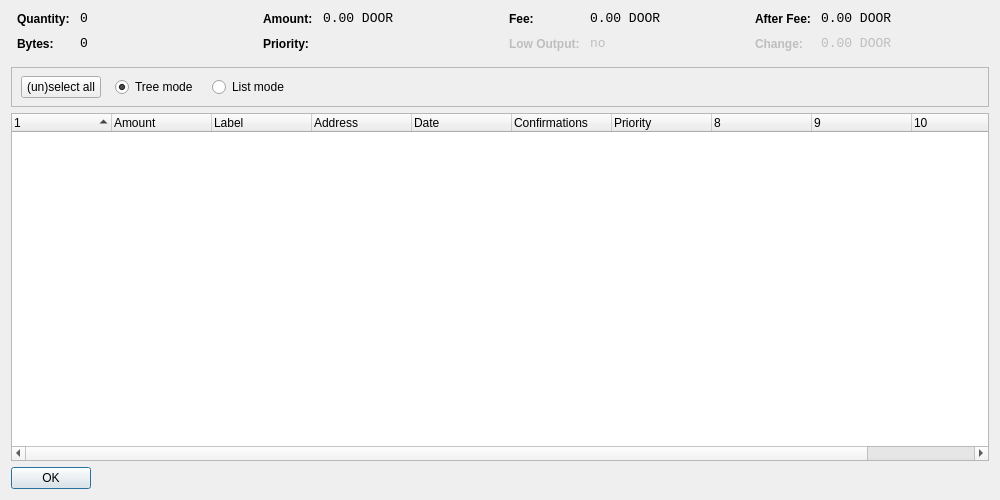
<?xml version="1.0" encoding="UTF-8"?>
<ui version="4.0">
 <class>CoinControlDialog</class>
 <widget class="QDialog" name="CoinControlDialog">
  <property name="geometry">
   <rect>
    <x>0</x>
    <y>0</y>
    <width>1000</width>
    <height>500</height>
   </rect>
  </property>
  <property name="windowTitle">
   <string>Coin Control</string>
  </property>
  <layout class="QVBoxLayout" name="verticalLayout">
   <item>
    <layout class="QHBoxLayout" name="horizontalLayoutTop" stretch="0,0,0,0">
     <property name="topMargin">
      <number>0</number>
     </property>
     <property name="bottomMargin">
      <number>10</number>
     </property>
     <item>
      <layout class="QFormLayout" name="formLayoutCoinControl1">
       <property name="horizontalSpacing">
        <number>10</number>
       </property>
       <property name="verticalSpacing">
        <number>10</number>
       </property>
       <property name="leftMargin">
        <number>6</number>
       </property>
       <property name="rightMargin">
        <number>6</number>
       </property>
       <item row="0" column="0">
        <widget class="QLabel" name="labelCoinControlQuantityText">
         <property name="styleSheet">
          <string notr="true">font-weight:bold;</string>
         </property>
         <property name="text">
          <string>Quantity:</string>
         </property>
        </widget>
       </item>
       <item row="0" column="1">
        <widget class="QLabel" name="labelCoinControlQuantity">
         <property name="font">
          <font>
           <family>Monospace</family>
           <pointsize>10</pointsize>
          </font>
         </property>
         <property name="cursor">
          <cursorShape>IBeamCursor</cursorShape>
         </property>
         <property name="contextMenuPolicy">
          <enum>Qt::ActionsContextMenu</enum>
         </property>
         <property name="text">
          <string notr="true">0</string>
         </property>
         <property name="textInteractionFlags">
          <set>Qt::LinksAccessibleByMouse|Qt::TextSelectableByKeyboard|Qt::TextSelectableByMouse</set>
         </property>
        </widget>
       </item>
       <item row="1" column="0">
        <widget class="QLabel" name="labelCoinControlBytesText">
         <property name="styleSheet">
          <string notr="true">font-weight:bold;</string>
         </property>
         <property name="text">
          <string>Bytes:</string>
         </property>
        </widget>
       </item>
       <item row="1" column="1">
        <widget class="QLabel" name="labelCoinControlBytes">
         <property name="font">
          <font>
           <family>Monospace</family>
           <pointsize>10</pointsize>
          </font>
         </property>
         <property name="cursor">
          <cursorShape>IBeamCursor</cursorShape>
         </property>
         <property name="contextMenuPolicy">
          <enum>Qt::ActionsContextMenu</enum>
         </property>
         <property name="text">
          <string notr="true">0</string>
         </property>
         <property name="textInteractionFlags">
          <set>Qt::LinksAccessibleByMouse|Qt::TextSelectableByKeyboard|Qt::TextSelectableByMouse</set>
         </property>
        </widget>
       </item>
      </layout>
     </item>
     <item>
      <layout class="QFormLayout" name="formLayoutCoinControl2">
       <property name="horizontalSpacing">
        <number>10</number>
       </property>
       <property name="verticalSpacing">
        <number>10</number>
       </property>
       <property name="leftMargin">
        <number>6</number>
       </property>
       <property name="rightMargin">
        <number>6</number>
       </property>
       <item row="0" column="0">
        <widget class="QLabel" name="labelCoinControlAmountText">
         <property name="styleSheet">
          <string notr="true">font-weight:bold;</string>
         </property>
         <property name="text">
          <string>Amount:</string>
         </property>
        </widget>
       </item>
       <item row="0" column="1">
        <widget class="QLabel" name="labelCoinControlAmount">
         <property name="font">
          <font>
           <family>Monospace</family>
           <pointsize>10</pointsize>
          </font>
         </property>
         <property name="cursor">
          <cursorShape>IBeamCursor</cursorShape>
         </property>
         <property name="contextMenuPolicy">
          <enum>Qt::ActionsContextMenu</enum>
         </property>
         <property name="text">
          <string notr="true">0.00 DOOR</string>
         </property>
         <property name="textInteractionFlags">
          <set>Qt::LinksAccessibleByMouse|Qt::TextSelectableByKeyboard|Qt::TextSelectableByMouse</set>
         </property>
        </widget>
       </item>
       <item row="1" column="0">
        <widget class="QLabel" name="labelCoinControlPriorityText">
         <property name="styleSheet">
          <string notr="true">font-weight:bold;</string>
         </property>
         <property name="text">
          <string>Priority:</string>
         </property>
        </widget>
       </item>
       <item row="1" column="1">
        <widget class="QLabel" name="labelCoinControlPriority">
         <property name="font">
          <font>
           <family>Monospace</family>
           <pointsize>10</pointsize>
          </font>
         </property>
         <property name="cursor">
          <cursorShape>IBeamCursor</cursorShape>
         </property>
         <property name="contextMenuPolicy">
          <enum>Qt::ActionsContextMenu</enum>
         </property>
         <property name="text">
          <string/>
         </property>
         <property name="textInteractionFlags">
          <set>Qt::LinksAccessibleByMouse|Qt::TextSelectableByKeyboard|Qt::TextSelectableByMouse</set>
         </property>
        </widget>
       </item>
      </layout>
     </item>
     <item>
      <layout class="QFormLayout" name="formLayoutCoinControl3">
       <property name="horizontalSpacing">
        <number>10</number>
       </property>
       <property name="verticalSpacing">
        <number>10</number>
       </property>
       <property name="leftMargin">
        <number>6</number>
       </property>
       <property name="rightMargin">
        <number>6</number>
       </property>
       <item row="0" column="0">
        <widget class="QLabel" name="labelCoinControlFeeText">
         <property name="styleSheet">
          <string notr="true">font-weight:bold;</string>
         </property>
         <property name="text">
          <string>Fee:</string>
         </property>
        </widget>
       </item>
       <item row="0" column="1">
        <widget class="QLabel" name="labelCoinControlFee">
         <property name="font">
          <font>
           <family>Monospace</family>
           <pointsize>10</pointsize>
          </font>
         </property>
         <property name="cursor">
          <cursorShape>IBeamCursor</cursorShape>
         </property>
         <property name="contextMenuPolicy">
          <enum>Qt::ActionsContextMenu</enum>
         </property>
         <property name="text">
          <string notr="true">0.00 DOOR</string>
         </property>
         <property name="textInteractionFlags">
          <set>Qt::LinksAccessibleByMouse|Qt::TextSelectableByKeyboard|Qt::TextSelectableByMouse</set>
         </property>
        </widget>
       </item>
       <item row="1" column="0">
        <widget class="QLabel" name="labelCoinControlLowOutputText">
         <property name="enabled">
          <bool>false</bool>
         </property>
         <property name="styleSheet">
          <string notr="true">font-weight:bold;</string>
         </property>
         <property name="text">
          <string>Low Output:</string>
         </property>
        </widget>
       </item>
       <item row="1" column="1">
        <widget class="QLabel" name="labelCoinControlLowOutput">
         <property name="enabled">
          <bool>false</bool>
         </property>
         <property name="font">
          <font>
           <family>Monospace</family>
           <pointsize>10</pointsize>
          </font>
         </property>
         <property name="cursor">
          <cursorShape>IBeamCursor</cursorShape>
         </property>
         <property name="contextMenuPolicy">
          <enum>Qt::ActionsContextMenu</enum>
         </property>
         <property name="text">
          <string notr="true">no</string>
         </property>
         <property name="textInteractionFlags">
          <set>Qt::LinksAccessibleByMouse|Qt::TextSelectableByKeyboard|Qt::TextSelectableByMouse</set>
         </property>
        </widget>
       </item>
      </layout>
     </item>
     <item>
      <layout class="QFormLayout" name="formLayoutCoinControl4">
       <property name="horizontalSpacing">
        <number>10</number>
       </property>
       <property name="verticalSpacing">
        <number>10</number>
       </property>
       <property name="leftMargin">
        <number>6</number>
       </property>
       <property name="rightMargin">
        <number>6</number>
       </property>
       <item row="0" column="0">
        <widget class="QLabel" name="labelCoinControlAfterFeeText">
         <property name="styleSheet">
          <string notr="true">font-weight:bold;</string>
         </property>
         <property name="text">
          <string>After Fee:</string>
         </property>
        </widget>
       </item>
       <item row="0" column="1">
        <widget class="QLabel" name="labelCoinControlAfterFee">
         <property name="font">
          <font>
           <family>Monospace</family>
           <pointsize>10</pointsize>
          </font>
         </property>
         <property name="cursor">
          <cursorShape>IBeamCursor</cursorShape>
         </property>
         <property name="contextMenuPolicy">
          <enum>Qt::ActionsContextMenu</enum>
         </property>
         <property name="text">
          <string notr="true">0.00 DOOR</string>
         </property>
         <property name="textInteractionFlags">
          <set>Qt::LinksAccessibleByMouse|Qt::TextSelectableByKeyboard|Qt::TextSelectableByMouse</set>
         </property>
        </widget>
       </item>
       <item row="1" column="0">
        <widget class="QLabel" name="labelCoinControlChangeText">
         <property name="enabled">
          <bool>false</bool>
         </property>
         <property name="styleSheet">
          <string notr="true">font-weight:bold;</string>
         </property>
         <property name="text">
          <string>Change:</string>
         </property>
        </widget>
       </item>
       <item row="1" column="1">
        <widget class="QLabel" name="labelCoinControlChange">
         <property name="enabled">
          <bool>false</bool>
         </property>
         <property name="font">
          <font>
           <family>Monospace</family>
           <pointsize>10</pointsize>
          </font>
         </property>
         <property name="cursor">
          <cursorShape>IBeamCursor</cursorShape>
         </property>
         <property name="contextMenuPolicy">
          <enum>Qt::ActionsContextMenu</enum>
         </property>
         <property name="text">
          <string notr="true">0.00 DOOR</string>
         </property>
         <property name="textInteractionFlags">
          <set>Qt::LinksAccessibleByMouse|Qt::TextSelectableByKeyboard|Qt::TextSelectableByMouse</set>
         </property>
        </widget>
       </item>
      </layout>
     </item>
    </layout>
   </item>
   <item>
    <widget class="QFrame" name="frame">
     <property name="minimumSize">
      <size>
       <width>0</width>
       <height>40</height>
      </size>
     </property>
     <property name="frameShape">
      <enum>QFrame::StyledPanel</enum>
     </property>
     <property name="frameShadow">
      <enum>QFrame::Sunken</enum>
     </property>
     <widget class="QWidget" name="horizontalLayoutWidget">
      <property name="geometry">
       <rect>
        <x>10</x>
        <y>0</y>
        <width>781</width>
        <height>41</height>
       </rect>
      </property>
      <layout class="QHBoxLayout" name="horizontalLayoutPanel" stretch="0,0,0,0,0">
       <property name="spacing">
        <number>14</number>
       </property>
       <item>
        <widget class="QPushButton" name="pushButtonSelectAll">
         <property name="sizePolicy">
          <sizepolicy hsizetype="Maximum" vsizetype="Fixed">
           <horstretch>0</horstretch>
           <verstretch>0</verstretch>
          </sizepolicy>
         </property>
         <property name="text">
          <string>(un)select all</string>
         </property>
        </widget>
       </item>
       <item>
        <widget class="QRadioButton" name="radioTreeMode">
         <property name="sizePolicy">
          <sizepolicy hsizetype="Maximum" vsizetype="Fixed">
           <horstretch>0</horstretch>
           <verstretch>0</verstretch>
          </sizepolicy>
         </property>
         <property name="text">
          <string>Tree mode</string>
         </property>
         <property name="checked">
          <bool>true</bool>
         </property>
        </widget>
       </item>
       <item>
        <widget class="QRadioButton" name="radioListMode">
         <property name="sizePolicy">
          <sizepolicy hsizetype="Maximum" vsizetype="Fixed">
           <horstretch>0</horstretch>
           <verstretch>0</verstretch>
          </sizepolicy>
         </property>
         <property name="text">
          <string>List mode</string>
         </property>
        </widget>
       </item>
       <item>
        <spacer name="horizontalSpacer">
         <property name="orientation">
          <enum>Qt::Horizontal</enum>
         </property>
         <property name="sizeHint" stdset="0">
          <size>
           <width>40</width>
           <height>20</height>
          </size>
         </property>
        </spacer>
       </item>
      </layout>
     </widget>
    </widget>
   </item>
   <item>
    <widget class="CoinControlTreeWidget" name="treeWidget">
     <property name="contextMenuPolicy">
      <enum>Qt::CustomContextMenu</enum>
     </property>
     <property name="sortingEnabled">
      <bool>false</bool>
     </property>
     <property name="columnCount">
      <number>11</number>
     </property>
     <attribute name="headerShowSortIndicator" stdset="0">
      <bool>true</bool>
     </attribute>
     <attribute name="headerStretchLastSection">
      <bool>false</bool>
     </attribute>
     <column>
      <property name="text">
       <string/>
      </property>
     </column>
     <column>
      <property name="text">
       <string>Amount</string>
      </property>
     </column>
     <column>
      <property name="text">
       <string>Label</string>
      </property>
     </column>
     <column>
      <property name="text">
       <string>Address</string>
      </property>
     </column>
     <column>
      <property name="text">
       <string>Date</string>
      </property>
     </column>
     <column>
      <property name="text">
       <string>Confirmations</string>
      </property>
      <property name="toolTip">
       <string>Confirmed</string>
      </property>
     </column>
     <column>
      <property name="text">
       <string>Priority</string>
      </property>
     </column>
     <column>
      <property name="text">
       <string/>
      </property>
     </column>
     <column>
      <property name="text">
       <string/>
      </property>
     </column>
     <column>
      <property name="text">
       <string/>
      </property>
     </column>
     <column>
      <property name="text">
       <string/>
      </property>
     </column>
    </widget>
   </item>
   <item>
    <widget class="QDialogButtonBox" name="buttonBox">
     <property name="sizePolicy">
      <sizepolicy hsizetype="Maximum" vsizetype="Fixed">
       <horstretch>0</horstretch>
       <verstretch>0</verstretch>
      </sizepolicy>
     </property>
     <property name="orientation">
      <enum>Qt::Horizontal</enum>
     </property>
     <property name="standardButtons">
      <set>QDialogButtonBox::Ok</set>
     </property>
    </widget>
   </item>
  </layout>
 </widget>
 <customwidgets>
  <customwidget>
   <class>CoinControlTreeWidget</class>
   <extends>QTreeWidget</extends>
   <header>coincontroltreewidget.h</header>
  </customwidget>
 </customwidgets>
 <resources/>
 <connections/>
</ui>
